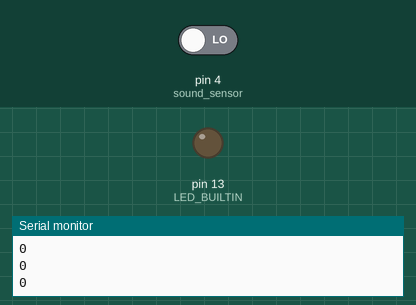
Recording of a sketch running on a simulated Arduino Uno, built with avr-gcc and run on an emulated ATmega328P. Parts: output pins drawn as LEDs (lit = HIGH), the last lines printed to the serial monitor. Inputs (shaded band) come from the test bench; at power-on: pin 4 (sound_sensor) LOW.

Above: at 3.8 s.
3.9 s: pin 4 (sound_sensor) driven HIGH
At 5.4 s:
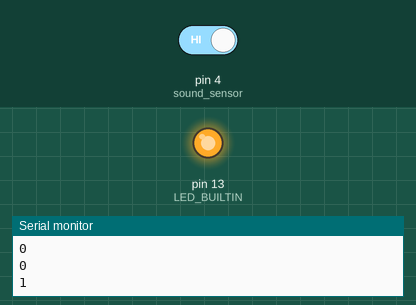
8.1 s: pin 4 (sound_sensor) driven LOW
At 10.4 s:
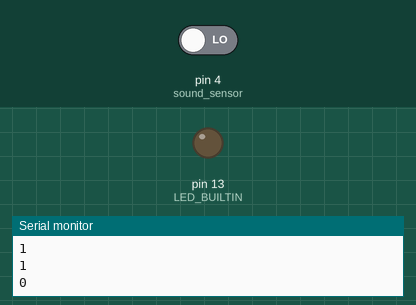
Timing chart, 0 to 11.9 s (numbered marks = the images above; inputs shaded):
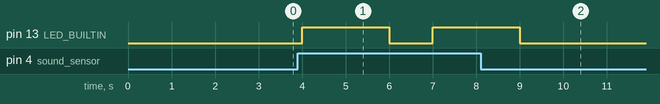

The sketch:

Task-1.1.5.ino
```cpp
/*
Author: Sanjana Vani V
Date: 05-02-2026
Board: Arduino Uno R3
Description: Tests reading of Sound Sensor
*/


const int sound_sensor = 4;
int reading;

void setup() {
  pinMode(sound_sensor, INPUT);
  pinMode(LED_BUILTIN, OUTPUT);
  Serial.begin(9600);
}

void loop() {
  digitalWrite(LED_BUILTIN, LOW);
  delay(1000);
  reading = digitalRead(sound_sensor);
  Serial.println(reading);
  if (reading == HIGH)
  {
    digitalWrite(LED_BUILTIN, HIGH);
    delay(2000);
  }
}

/*
Sound Sensor Connections:
VCC - 5V
GND - Ground
D0 - Digital Pin 4
*/
```

Measured:
- after the input at 3.9 s, pin 13 (LED_BUILTIN): LOW → HIGH after 0.10 s, → LOW 2.0 s later, → HIGH 1.0 s later
- after the input at 8.1 s, pin 13 (LED_BUILTIN): goes on until 9.0 s, then stays LOW
